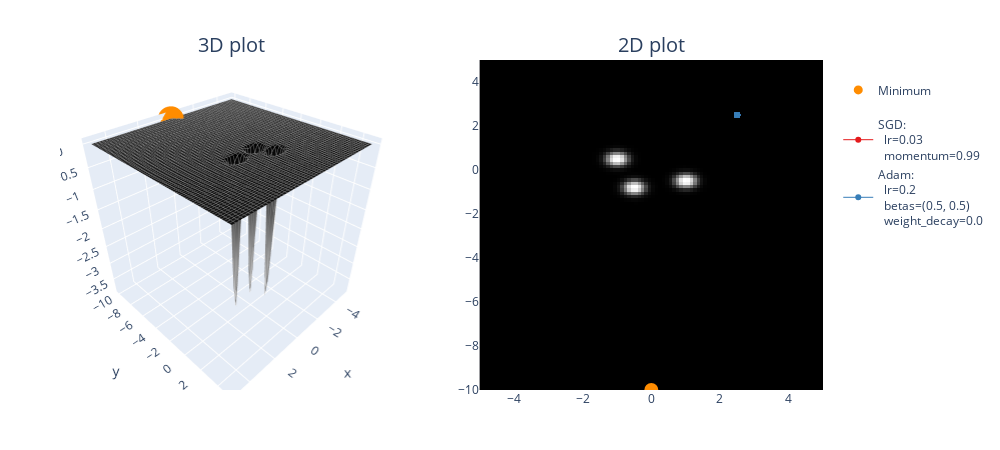

The notebook cell this image was saved under:
### Markdown cell above
### Exercise - experiment with different optimizers & params

> ```yaml
> Difficulty: 🔴🔴⚪⚪⚪
> Importance: 🔵🔵🔵⚪⚪
> 
> You should spend up to 20-30 minutes on this exercise.
> ```

We've given you a function below which works just like `opt_fn_with_sgd` from earlier, but takes in a general optimizer and hyperparameters (as a dictionary of keyword arguments like `lr` and `momentum`).

You should use this function to play around with different optimizers and hyperparameters, comparing their performance. The code below gives one example of such a comparison, run it now and see what you get:

### Code cell
def opt_fn(
    fn: Callable,
    xy: Tensor,
    optimizer_class,
    optimizer_hyperparams: dict,
    n_iters: int = 100,
) -> Tensor:
    """Optimize the a given function starting from the specified point.

    optimizer_class: one of the optimizers you've defined, either SGD, RMSprop, or Adam
    optimzer_kwargs: keyword arguments passed to your optimiser (e.g. lr and weight_decay)
    """
    assert xy.requires_grad

    optimizer = optimizer_class([xy], **optimizer_hyperparams)

    xy_list = [
        xy.detach().clone()
    ]  # so that we don't unintentionally modify past values in `xy_list`

    for i in range(n_iters):
        fn(xy[0], xy[1]).backward()
        optimizer.step()
        optimizer.zero_grad()
        xy_list.append(xy.detach().clone())

    return t.stack(xy_list)


points = []

optimizer_list = [
    (SGD, {"lr": 0.03, "momentum": 0.99}),
    # (RMSprop, {"lr": 0.02, "alpha": 0.99, "momentum": 0.8}),
    (Adam, {"lr": 0.2, "betas": (0.5, 0.5), "weight_decay": 0.0}),
    # (AdamW, {"lr": 0.2, "betas": (0.99, 0.99), "weight_decay": 0.01}),
]

for optimizer_class, params in optimizer_list:
    xy = t.tensor([2.5, 2.5], requires_grad=True)
    xys = opt_fn(
        pathological_curve_loss,
        xy=xy,
        optimizer_class=optimizer_class,
        optimizer_hyperparams=params,
    )
    points.append((xys, optimizer_class, params))

plot_fn_with_points(pathological_curve_loss, min_points=[(0, "y_min")], points=points)
